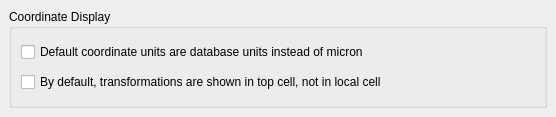
<ui version="4.0" >
 <class>LayoutViewConfigPage3c</class>
 <widget class="QFrame" name="LayoutViewConfigPage3c" >
  <property name="geometry" >
   <rect>
    <x>0</x>
    <y>0</y>
    <width>556</width>
    <height>117</height>
   </rect>
  </property>
  <property name="windowTitle" >
   <string>Settings</string>
  </property>
  <layout class="QVBoxLayout" >
   <property name="margin" >
    <number>9</number>
   </property>
   <property name="spacing" >
    <number>6</number>
   </property>
   <item>
    <widget class="QGroupBox" name="groupBox" >
     <property name="title" >
      <string>Coordinate Display</string>
     </property>
     <layout class="QVBoxLayout" >
      <property name="margin" >
       <number>9</number>
      </property>
      <property name="spacing" >
       <number>6</number>
      </property>
      <item>
       <widget class="QCheckBox" name="dbu_units_cbx" >
        <property name="text" >
         <string>Default coordinate units are database units instead of micron</string>
        </property>
       </widget>
      </item>
      <item>
       <widget class="QCheckBox" name="abs_units_cbx" >
        <property name="text" >
         <string>By default, transformations are shown in top cell, not in local cell</string>
        </property>
       </widget>
      </item>
     </layout>
    </widget>
   </item>
  </layout>
 </widget>
 <layoutdefault spacing="6" margin="11" />
 <tabstops>
  <tabstop>dbu_units_cbx</tabstop>
  <tabstop>abs_units_cbx</tabstop>
 </tabstops>
 <resources/>
 <connections/>
</ui>
